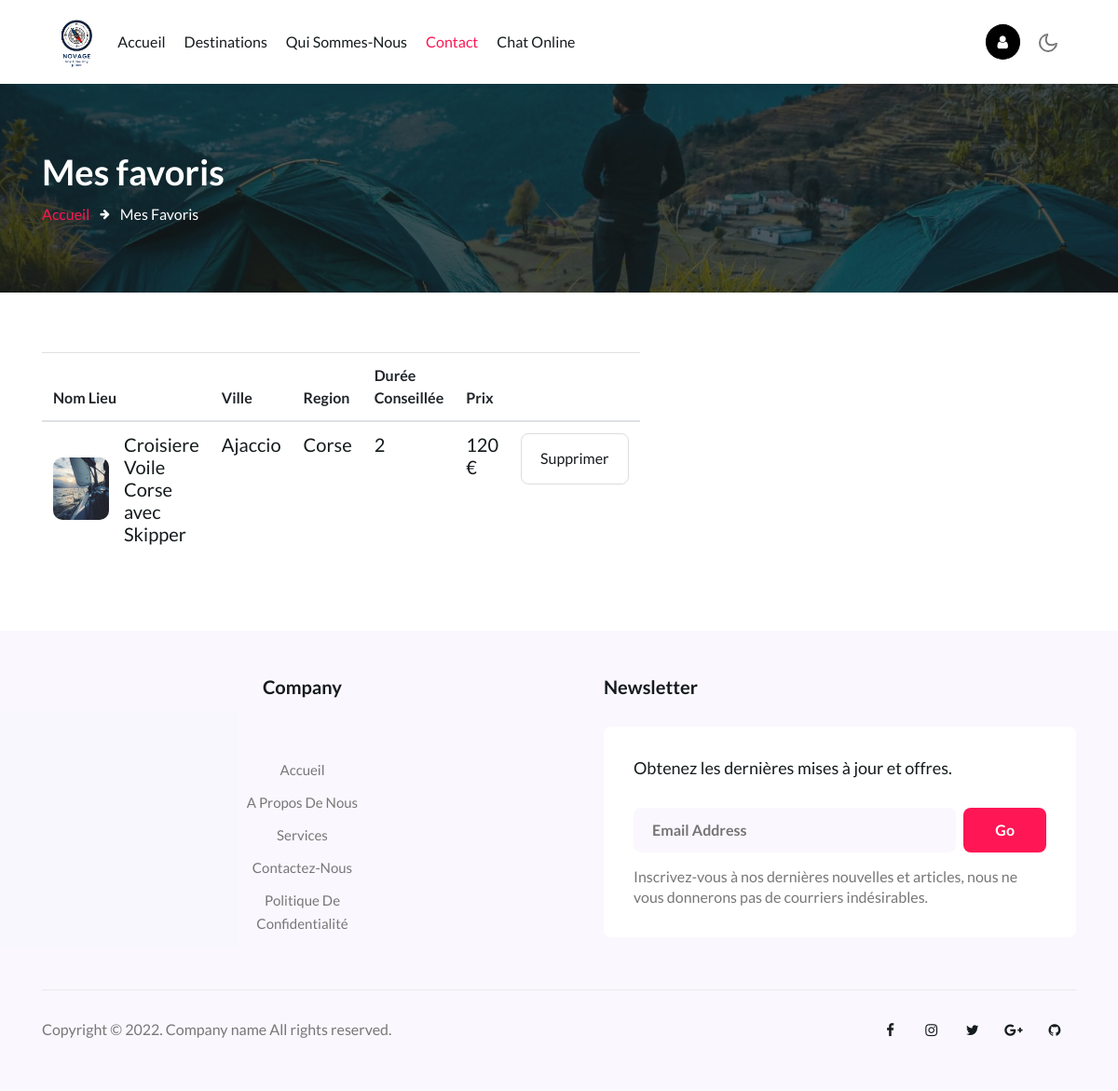
Screenshot of /favos (signed in) with the database file from the repository.
### tables this page shows
CREATE TABLE Lieu(
idLieu INTEGER NOT NULL PRIMARY KEY,
nomLieu VARCHAR(255) NOT NULL,
descLieu VARCHAR(255), 
dureeConseillee INTEGER, 
prix INTEGER,
idVille INTEGER NOT NULL,
CONSTRAINT fk_Ville
	FOREIGN KEY (idVille)
	REFERENCES Ville(idVille)
	ON DELETE CASCADE
);

CREATE TABLE Ville (
idVille INTEGER NOT NULL PRIMARY KEY, 
nomVille VARCHAR (255) NOT NULL, 
idRegion INTEGER NOT NULL,
CONSTRAINT fk_Region 
	FOREIGN KEY (idRegion)
	REFERENCES Region(idRegion)
	ON DELETE CASCADE
);

CREATE TABLE Region (
idRegion INTEGER NOT NULL PRIMARY KEY, 
nomRegion VARCHAR(255) NOT NULL
, "gastronomie" VARCHAR(1000));

### test.py (the view)
@app.route('/favos', methods=['GET', 'POST'])
def favos_page():
    if request.method == 'GET':
        con = connection()
        query = f'''select  idLieu, nomLieu, nomVille, nomRegion, dureeConseillee, prix from lieu, ville, region
        where lieu.idville = ville.idville
        and ville.idRegion=Region.idRegion
        and  idLieu in
        (select idLieu
        from ajouter
        where idUti = {session['userid']});'''
        list_like = select_donne(con, query)
        print('like:', list_like)
        return render_template('like.html', li=list_like)

### test.py (called while the page is built)
def connection():
    if not os.path.exists('db/novage_db.sqlite3'):
        print(f"Le fichier {'db/novage_db.sqlite3'} n'existe pas")
        connection = None
    else:
        try:
            connection = sqlite3.connect('db/novage_db.sqlite3')
            print("Connection to SQLite réussi")
        except OSError as e:
            print(f"The error {e} occured")
    return connection

def select_donne(connect, query):
    cursor = connect.cursor()
    try:
        cursor.execute(query)
    except EOFError as e:
        print("Error execute query!")
    result = cursor.fetchall()
    connect.close()
    return result

### templates/like.html (shortened to what this page needs)
{% extends "layout_contenu.html" %}
{% block page_active4 %}active{% endblock %}
{% block sous_title%}Mes favoris{% endblock %}
{% block lien %}index.html{% endblock %}
{% block last_page %}Accueil{% endblock %}
{% block current_page %}Mes favoris{% endblock %}
{% block bar %}
<section class="w3l-contact" id="contact">
  <div class="contact-infubd py-5">
    <div class="container py-lg-3">
      <div class="contact-grids row">
        <div class="col-lg-6 mt-lg-0 mt-5 contact-right">
    <table class="table table-hover table-cards align-items-center">
    <thead>
        <tr>
            <th scope="col">Nom Lieu</th>
            <th scope="col">Ville</th>
            <th scope="col">Region</th>
            <th scope="col">Durée Conseillée</th>
            <th scope="col">Prix</th>
            <th scope="col"></th>
        </tr>
    </thead>
    <tbody>
    {% for favorite in li %}
        <tr class="bg-white">
            <th scope="row">
                <div class="media align-items-center">
                    <img src="static/assets/images/lieu/{{ favorite[0] }}.jpg" style="width: 60px" class="avatar avatar-lg mr-3">
                    <div class="media-body">
                        <h6 class="h5 font-weight-normal mb-0">{{ favorite[1] }}</h6>
                    </div>
                </div>
            </th>
            <td>  <h6 class="h5 font-weight-normal mb-0">{{ favorite[2] }}</h6></td>
            <td>  <h6 class="h5 font-weight-normal mb-0">{{ favorite[3] }}</h6></td>
            <td>  <h6 class="h5 font-weight-normal mb-0">{{ favorite[4] }}</h6></td>
            <td>  <h5 class="h5 font-weight-normal mb-0">{{ favorite[5] }} €</h5></td>
            <td><form class="signin-form" action="/delete/{{ favorite[0] }}" method="post" style="display:inline;">
                <input type="submit" value="Supprimer" onclick="return confirm('Êtes-vous sûr(e) de vouloir supprimer ce favori ?')" class="btn btn-primary" ><i class="fa-thin fa-trash"></i></input>
                </form></td>
        </tr>
    {%  endfor %}
    </tbody>
</table>
    </div>
</section>
{% endblock %}

### rows the page displays
Lieu: nomLieu "Croisiere Voile Corse avec Skipper", nomVille "Ajaccio", nomRegion "Corse", dureeConseillee "2", prix "120"
